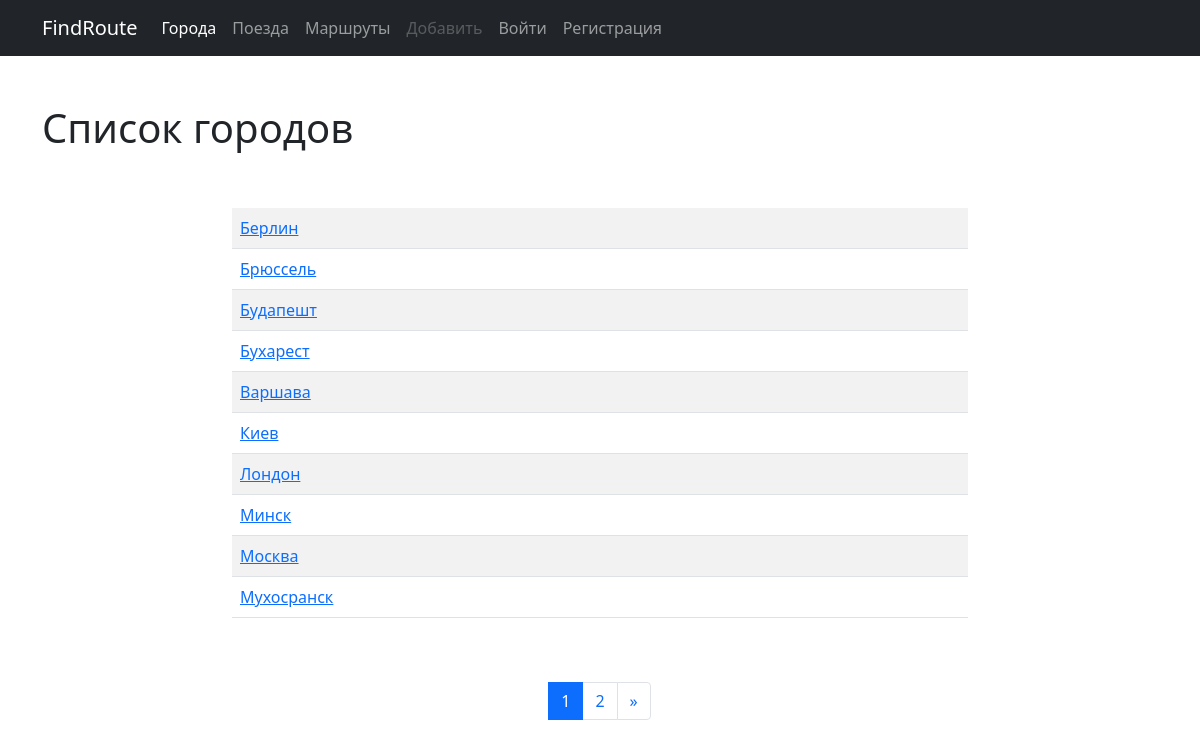
Screenshot of /cities/ with the database file from the repository.
### cities/models.py (models this page shows, shortened)
class City(models.Model):
    name = models.CharField(max_length=100, unique=True, verbose_name='Название города')
    class Meta:
        verbose_name = 'Город'
        verbose_name_plural = 'Города'
        ordering = ['name']

### cities/views.py (the view)
# urls.py: path('', CityListView.as_view(), name='home'),
class CityListView(ListView):
    paginate_by = 10
    model = City
    template_name = 'cities/home.html'
    def get_context_data(self, **kwargs):
        context = super().get_context_data(**kwargs)
        form = CityForm()
        context['form'] = form
        return context

### cities/templates/cities/home.html (shortened to what this page needs)
{% extends 'base.html' %}
{% block content %}
    <h1>Список городов</h1>
    <div class="row">
        <div class="col-md-8 mx-auto my-5">
            <table class="table table-striped">
                {% for object in page_obj %}
                    <tr>
                        <td>
                            <a href="{% url 'cities:detail' pk=object.pk %}">{{ object.name }}</a>
                        </td>
                        {% if user.is_authenticated %}
                            <td>
                                <a href="{% url 'cities:update' pk=object.pk %}">
                                    <button type="submit" class="btn btn-dark">Редактировать</button>
                                </a>
                            </td>
                            <td>
                                <a href="{% url 'cities:delete' pk=object.pk %}">
                                    <button type="submit" class="btn btn-danger">Удалить</button>
                                </a>
                            </td>
                        {% else %}
                            <td>&nbsp;</td>
                            <td>&nbsp;</td>
                        {% endif %}
                    </tr>
                {% endfor %}
            </table>
        </div>
    </div>
    <nav aria-label="Page navigation example">
        <ul class="pagination justify-content-center">
            {% for page in page_obj.paginator.page_range %}
                <li class="page-item {% if page == page_obj.number %} active {% endif %}">
                    <a class="page-link" href="?page={{ page }}">{{ page }}
                    </a>
                </li>
            {% endfor %}
            {% if page_obj.has_next %}
                <li class="page-item">
                    <a class="page-link" href="?page={{ page_obj.paginator.num_pages }}">
                        <span aria-hidden="true">&raquo;</span>
                    </a>
                </li>
            {% endif %}
        </ul>
    </nav>
{% endblock %}

### rows the page displays
City: name "Берлин"
City: name "Брюссель"
City: name "Будапешт"
City: name "Бухарест"
City: name "Варшава"
City: name "Киев"
City: name "Лондон"
City: name "Минск"
City: name "Москва"
City: name "Мухосранск"

### other values shown
{{ page }} "1" "2"
